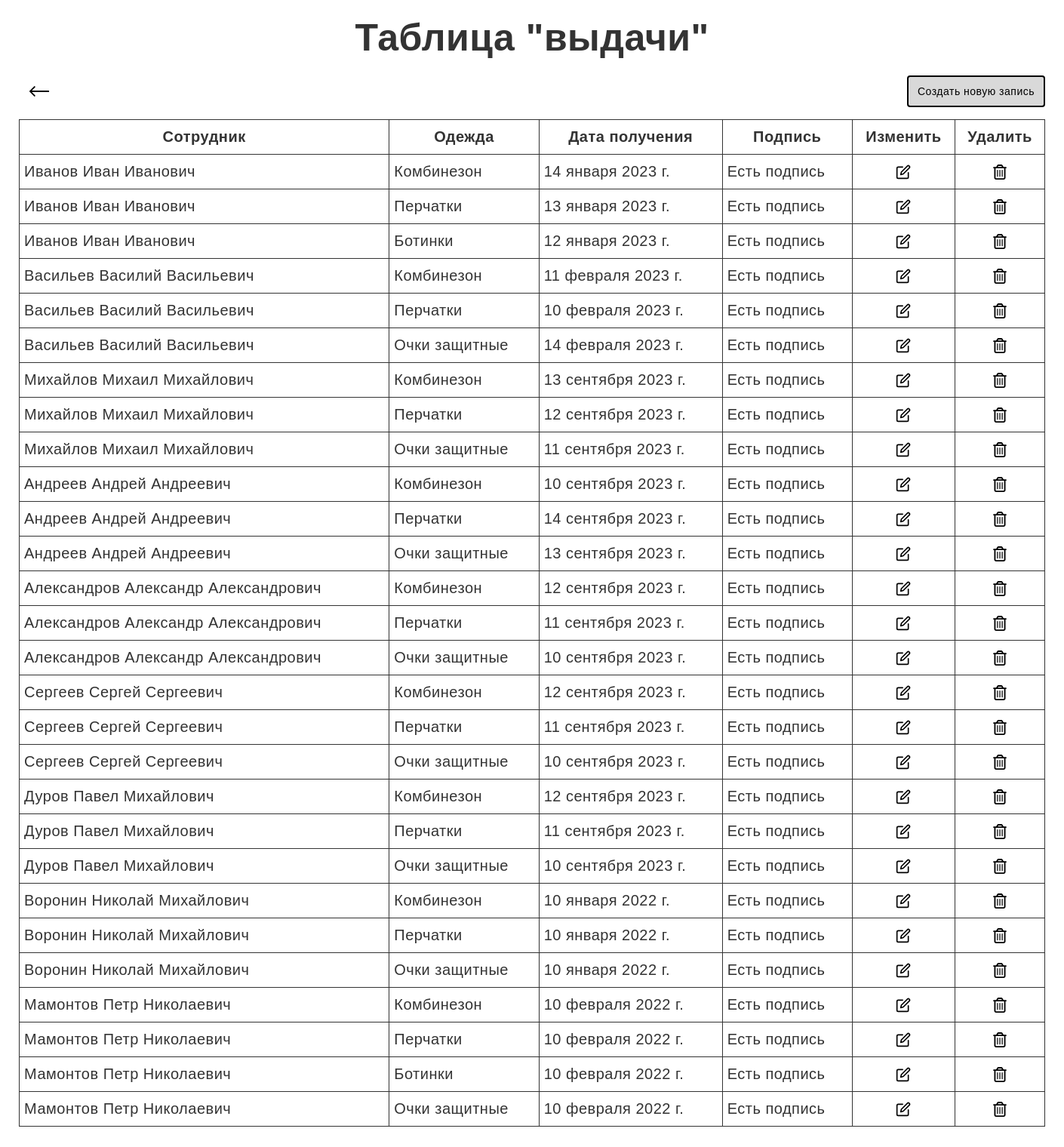
The app's page /tables/receiving/index.php with its own data.
### tables this page shows
CREATE TABLE `receiving` (
  `id` int NOT NULL AUTO_INCREMENT,
  `employee_id` int DEFAULT NULL,
  `clothing_id` int DEFAULT NULL,
  `receiving_date` date DEFAULT NULL,
  `signature` tinyint(1) DEFAULT NULL,
  PRIMARY KEY (`id`),
  KEY `fk_employee` (`employee_id`),
  KEY `fk_clothing` (`clothing_id`),
  CONSTRAINT `fk_clothing` FOREIGN KEY (`clothing_id`) REFERENCES `special_clothing` (`id`),
  CONSTRAINT `fk_employee` FOREIGN KEY (`employee_id`) REFERENCES `employees` (`id`)
);

CREATE TABLE `employees` (
  `id` int NOT NULL AUTO_INCREMENT,
  `employee_name` text,
  `position` text,
  `discount_on_clothing` float DEFAULT NULL,
  `workshop_id` int DEFAULT NULL,
  PRIMARY KEY (`id`),
  KEY `fk_workshop` (`workshop_id`),
  CONSTRAINT `employees_ibfk_1` FOREIGN KEY (`workshop_id`) REFERENCES `workshops` (`id`),
  CONSTRAINT `fk_workshop` FOREIGN KEY (`workshop_id`) REFERENCES `workshops` (`id`)
);

CREATE TABLE `special_clothing` (
  `id` int NOT NULL AUTO_INCREMENT,
  `clothing_type` varchar(255) DEFAULT NULL,
  `wearing_period_months` int DEFAULT NULL,
  `unit_cost` float DEFAULT NULL,
  PRIMARY KEY (`id`)
);

### tables/receiving/index.php (the view, shortened to what this page needs)
<!DOCTYPE html>
<html lang="ru">
<head>
    <link rel="stylesheet" href="/styles/styles.css">
    <link rel="stylesheet" href="/styles/tables/index.css">
</head>
<body>
<section class="tableSection">
    <h1 class="pageTitle">Таблица "выдачи"</h1>
    <div class="buttonWrapper">
        <a class="backLinkButton" href="../">
            <img src='/public/icon/back-icon.svg' width='30' height='30' alt='изменить'>
        </a>
        <a class="button" href="create.php">Создать новую запись</a>
    </div>
    <?php
    function formatDate($date)
    {
        $months = [
            1 => 'января', 2 => 'февраля', 3 => 'марта', 4 => 'апреля', 5 => 'мая', 6 => 'июня',
            7 => 'июля', 8 => 'августа', 9 => 'сентября', 10 => 'октября', 11 => 'ноября', 12 => 'декабря',
        ];
        $dateParts = explode('-', $date);
        $day = (int)$dateParts[2];
        $month = (int)$dateParts[1];
        $year = (int)$dateParts[0];
        return $day . ' ' . $months[$month] . ' ' . $year . ' г.';
    }
    $mysqli = connectToDatabase();
    $sql = "SELECT RECEIVING.id, EMPLOYEES.employee_name, SPECIAL_CLOTHING.clothing_type, RECEIVING.receiving_date, RECEIVING.signature
        FROM RECEIVING
        JOIN EMPLOYEES ON RECEIVING.employee_id = EMPLOYEES.id
        JOIN SPECIAL_CLOTHING ON RECEIVING.clothing_id = SPECIAL_CLOTHING.id";
    $result = mysqli_query($mysqli, $sql);
    if (mysqli_num_rows($result) > 0) {
        echo "<table class='table'>
            <tr>
                <th>Сотрудник</th>
                <th>Одежда</th>
                <th>Дата получения</th>
                <th>Подпись</th>
                <th>Изменить</th>
                <th>Удалить</th>
            </tr>";
        while ($row = mysqli_fetch_assoc($result)) {
            echo "<tr>
                <td>" . $row['employee_name'] . "</td>
                <td>" . $row['clothing_type'] . "</td>
                <td>" . formatDate($row['receiving_date']) . "</td>
                <td>" . ($row['signature'] ? 'Есть подпись' : 'Нет подписи') . "</td>
                <td>
                    <a class='iconButton' href='edit.php?id=" . $row['id'] . "'>
                        <img src='/public/icon/edit-icon.svg' width='20' height='20' alt='изменить'>
                    </a>
                </td>
                <td>
                    <a class='iconButton' href='delete.php?id=" . $row['id'] . "'>
                        <img src='/public/icon/delete-icon.svg' width='20' height='20' alt='удалить'>
                    </a>
                </td>
                </tr>";
        }
        echo "</table>";
    }
    ?>
</section>
</body>
</html>

### styles/styles.css (style rules this page uses)
html, body { height: 100%; }
body { background-color: #fff; padding: 0; margin: 0; color: #333; font-size: 20px; min-width: 320px; position: relative; line-height: 1.65; overflow-x: hidden; }
img { max-width: 100%; }

### styles/tables/index.css (style rules this page uses)
.tableSection { padding: 10px 20px 60px; margin: 0 auto; width: 1400px; }
.pageTitle { margin: 10px auto 20px; font-size: 50px; line-height: 60px; text-align: center; }
.buttonWrapper { display: flex; justify-content: space-between; margin: 0 0 16px; }
.button { display: flex; padding: 6px 12px; justify-content: center; align-items: center; font-size: 14px; line-height: 18px; color: #000; text-align: center; background-color: #d9d9d9;; border: 2px solid #000; border-radius: 4px; text-decoration: none; }
.backLinkButton { display: flex; justify-content: center; align-items: center; background-color: transparent; border: none; padding: 6px 12px; }
.table { border-collapse: collapse; min-width: 100%; }
.table th, .table td { padding: 6px; border: 1px solid; }
.iconButton { display: flex; justify-content: center; align-items: center; }

### records on screen
receiving: employee.employee_name "Иванов Иван Иванович", clothing.clothing_type "Комбинезон", receiving_date "14 января 2023 г.", signature "Есть подпись"
receiving: employee.employee_name "Иванов Иван Иванович", clothing.clothing_type "Перчатки", receiving_date "13 января 2023 г.", signature "Есть подпись"
receiving: employee.employee_name "Иванов Иван Иванович", clothing.clothing_type "Ботинки", receiving_date "12 января 2023 г.", signature "Есть подпись"
receiving: employee.employee_name "Васильев Василий Васильевич", clothing.clothing_type "Комбинезон", receiving_date "11 февраля 2023 г.", signature "Есть подпись"
receiving: employee.employee_name "Васильев Василий Васильевич", clothing.clothing_type "Перчатки", receiving_date "10 февраля 2023 г.", signature "Есть подпись"
receiving: employee.employee_name "Васильев Василий Васильевич", clothing.clothing_type "Очки защитные", receiving_date "14 февраля 2023 г.", signature "Есть подпись"
receiving: employee.employee_name "Михайлов Михаил Михайлович", clothing.clothing_type "Комбинезон", receiving_date "13 сентября 2023 г.", signature "Есть подпись"
receiving: employee.employee_name "Михайлов Михаил Михайлович", clothing.clothing_type "Перчатки", receiving_date "12 сентября 2023 г.", signature "Есть подпись"
receiving: employee.employee_name "Михайлов Михаил Михайлович", clothing.clothing_type "Очки защитные", receiving_date "11 сентября 2023 г.", signature "Есть подпись"
receiving: employee.employee_name "Андреев Андрей Андреевич", clothing.clothing_type "Комбинезон", receiving_date "10 сентября 2023 г.", signature "Есть подпись"
receiving: employee.employee_name "Андреев Андрей Андреевич", clothing.clothing_type "Перчатки", receiving_date "14 сентября 2023 г.", signature "Есть подпись"
receiving: employee.employee_name "Андреев Андрей Андреевич", clothing.clothing_type "Очки защитные", receiving_date "13 сентября 2023 г.", signature "Есть подпись"
receiving: employee.employee_name "Александров Александр Александрович", clothing.clothing_type "Комбинезон", receiving_date "12 сентября 2023 г.", signature "Есть подпись"
receiving: employee.employee_name "Александров Александр Александрович", clothing.clothing_type "Перчатки", receiving_date "11 сентября 2023 г.", signature "Есть подпись"
receiving: employee.employee_name "Александров Александр Александрович", clothing.clothing_type "Очки защитные", receiving_date "10 сентября 2023 г.", signature "Есть подпись"
receiving: employee.employee_name "Сергеев Сергей Сергеевич", clothing.clothing_type "Комбинезон", receiving_date "12 сентября 2023 г.", signature "Есть подпись"
receiving: employee.employee_name "Сергеев Сергей Сергеевич", clothing.clothing_type "Перчатки", receiving_date "11 сентября 2023 г.", signature "Есть подпись"
receiving: employee.employee_name "Сергеев Сергей Сергеевич", clothing.clothing_type "Очки защитные", receiving_date "10 сентября 2023 г.", signature "Есть подпись"
receiving: employee.employee_name "Дуров Павел Михайлович", clothing.clothing_type "Комбинезон", receiving_date "12 сентября 2023 г.", signature "Есть подпись"
receiving: employee.employee_name "Дуров Павел Михайлович", clothing.clothing_type "Перчатки", receiving_date "11 сентября 2023 г.", signature "Есть подпись"
receiving: employee.employee_name "Дуров Павел Михайлович", clothing.clothing_type "Очки защитные", receiving_date "10 сентября 2023 г.", signature "Есть подпись"
receiving: employee.employee_name "Воронин Николай Михайлович", clothing.clothing_type "Комбинезон", receiving_date "10 января 2022 г.", signature "Есть подпись"
receiving: employee.employee_name "Воронин Николай Михайлович", clothing.clothing_type "Перчатки", receiving_date "10 января 2022 г.", signature "Есть подпись"
receiving: employee.employee_name "Воронин Николай Михайлович", clothing.clothing_type "Очки защитные", receiving_date "10 января 2022 г.", signature "Есть подпись"
receiving: employee.employee_name "Мамонтов Петр Николаевич", clothing.clothing_type "Комбинезон", receiving_date "10 февраля 2022 г.", signature "Есть подпись"
receiving: employee.employee_name "Мамонтов Петр Николаевич", clothing.clothing_type "Перчатки", receiving_date "10 февраля 2022 г.", signature "Есть подпись"
receiving: employee.employee_name "Мамонтов Петр Николаевич", clothing.clothing_type "Ботинки", receiving_date "10 февраля 2022 г.", signature "Есть подпись"
receiving: employee.employee_name "Мамонтов Петр Николаевич", clothing.clothing_type "Очки защитные", receiving_date "10 февраля 2022 г.", signature "Есть подпись"
